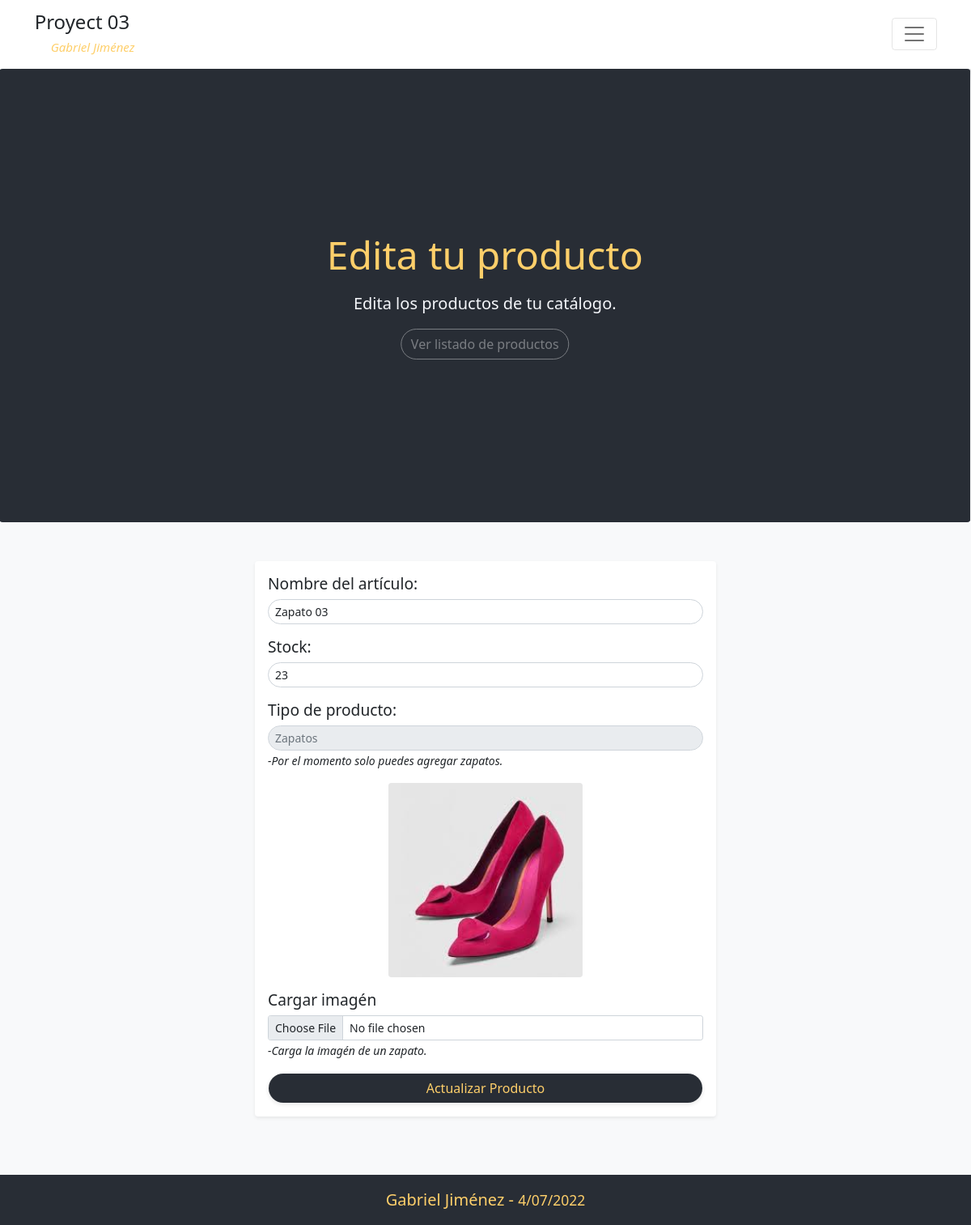
Page /views/product/edit.php?id=15 on the committed database.
### tables this page shows
CREATE TABLE `productos` (
  `ID` int(11) NOT NULL AUTO_INCREMENT,
  `NAME` varchar(30) DEFAULT NULL,
  `STOCK` int(11) DEFAULT NULL,
  `IMAGE` varchar(100) DEFAULT NULL,
  `TIPO` varchar(255) DEFAULT NULL,
  PRIMARY KEY (`ID`)
);

### controller/product.controller.php (called while the page is built, shortened)
<?php declare(strict_types=1);
    $path = dirname(__DIR__);
    include_once("$path/database/database.manager.php");
    include_once("$path/functions/product.convert.php");
    class ProductController{
        private DataBaseManager $db;
        private ProductModelManager $product;
        public function __construct(){
            $this->db = new DataBaseManager();
            $this->product = new ProductModelManager();
        }
        public function getProduct( int $id_product){
            $sql = "SELECT * FROM productos WHERE id = $id_product";
            $data = $this->db->run()->query($sql)->fetch_assoc();
            $get_product = $this->product->ToObject($data, $data['IMAGE']);
            return $get_product;
        }
    }
?>

### database/database.manager.php (called while the page is built)
<?php declare(strict_types=1);
    class DataBaseManager{
        private string $serverName =   "localhost";
        private string $dataBase =     'practica';
        private string $username=          "root";
        private string $password=              "";
        private int $port =                  3306;
        private mysqli $connection;
        public function __construct(){
            $this->connection = new mysqli(
                $this->serverName,
                $this->username,
                $this->password,
                $this->dataBase,
                $this->port
            ) or die ('<div class="p-3 bg-danger text-white">Fail to connect.</div>');
        }
        public function run() : mysqli {
            return $this->connection;
        }
    }
?>

### functions/product.convert.php (called while the page is built, shortened)
<?php declare(strict_types=1);
    $path = dirname(__DIR__);
    include_once("$path/model/product.model.php");
    class ProductModelManager{
        public function ToObject( array $data, string $image_name='' ) : Product  {
            $tipo = "zapato";
            $arr = array_change_key_case($data, CASE_LOWER);
            $add = (object) $arr;
            $this->product = new Product(
                (string) $add->name,
                (int) $add->stock,
                (string) $image_name,
                (string) $tipo,
                (int) $add->id
            );
            return $this->product;
        }
    }
?>

### model/product.model.php (called while the page is built, shortened)
<?php declare(strict_types=1);
    class Product {
        public function __construct(string $_name, int $_stock, string $_image, string $_tipo, int $_id = 0){
            $this->name = $_name;
            $this->stock = $_stock;
            $this->image = $_image;
        }
    }
?>

### views/product/edit.php (the view, shortened to what this page needs)
<?php declare(strict_types=1);
    $path = $_SERVER['DOCUMENT_ROOT']."/Proyect_03";
    include_once("$path/views/layout.php");
    include_once("$path/controller/product.controller.php");
    $url = $_SERVER['REQUEST_URI'];
    $url_components = parse_url($url);
    parse_str($url_components['query'], $params);
    $controller = new ProductController();
    $product = $controller->getProduct((int)$params['id']);
?>
    <main class="h-full bg-light pb-4">
        <div class="page-title h-min-70vh mb-5 text-yellow bg-dark-prestige d-flex align-items-center justify-content-center">
            <div class="text-center">
                <h5 class="display-5 mb-3">Edita tu producto</h5>
                <p class="lead text-whiter">Edita los productos de tu catálogo.</p>
                <a href="./home.php" class="btn btn-outline-light rounded-pill link">
                    Ver listado de productos
                </a>
            </div>
        </div>
        <div class="container p-md-0 h-min-70vh mb-5">
            <div class="col-12 col-md-6 mx-auto p-3 rounded shadow-sm  bg-white">
                <form id="form_image" action="<?php print_r("$path_r/controller/product.controller.php?")?>"
                      method="POST" enctype="multipart/form-data">
                    <fieldset class="mb-3">
                        <label class="mb-2  text-product" for="stock">Nombre del artículo:</label>
                        <input class="form-control form-control-sm rounded-pill" maxlength="27" required
                                type="text" name="name" id="stock" placeholder="Nombre del producto"
                                value='<?php echo $product->name ?>' />
                    </fieldset>
                    <fieldset class="mb-3">
                        <label class="mb-2  text-product" for="stock">Stock:</label>
                        <input class="form-control form-control-sm rounded-pill"  required
                                type="number" name="stock" id="stock" placeholder="Stock del producto"
                                value='<?php echo $product->stock ?>'/>
                    </fieldset>
                    <fieldset class="mb-3">
                        <label class="mb-2  text-product" for="tipo">Tipo de producto:</label>
                        <input class="form-control form-control-sm rounded-pill text-muted" disabled
                                type="text" name="tipo" id="tipo" value="Zapatos" />
                        <small class="italic ">-Por el momento solo puedes agregar zapatos.</small>
                    </fieldset>
                    <fieldset class="mb-3">
                        <div id="img_container" class="imgBox mx-auto rounded  bg-light mb-3 d-flex">
                            <img class="image rounded d-none" id="show_img" data='<?php echo $product->image ?>'
                                 src='<?php echo("$path_r/files/$product->image") ?>' alt="image">
                        </div>
                        <label class="form-label text-product" for="image" >Cargar imagén</label>
                        <input class="form-control form-control-sm" name="image" id="image" type="file" >
                        <small class="italic ">-Carga la imagén de un zapato.</small>
                    </fieldset>
                    <button name="submit" value="updateProduct" class="form-control rounded-pill btn bg-dark-prestige text-yellow shadow-sm" type="submit">
                         Actualizar Producto
                    </button>
                </form>
            </div>
        </div>
    </main>
<?php
  include_once("$path/views/footer.php");
?>

### index.css (style rules this page uses)
:root { --purple:#A626D3; --white: #faf0e6; --whiter:#F5F7FB; --slider-text:white; --blue-royal:#293264; --blue-crown:#4D5B9E; --blue:#194a8d; --yellow-blob:#FFFAD1; --blue-blob:#DEEBF8; --yellow:#fecf6a; --red-wine:#df1c44; --dark-prestige:#282D35; --dark-night:#23252C; --darker:#1A1B21; --darker-dark:#161619; --dark-react:#21222A; --dark-black-night: #2B283A; --dark-gradient:linear-gradient(90deg, #212529 1.18%, #495057 100%); }
html { scroll-behavior: smooth !important; overflow-x:hidden; }
.bg-dark-prestige { background-color:var(--dark-prestige); }
.text-whiter { color:var(--whiter) !important; }
.text-yellow { color: var(--yellow) !important; }
.h-full { min-height:100vh; }
.h-min-70vh { min-height:70vh; }
.italic { font-style:italic !important; }
.display-5 { font-size: calc(1.425rem + 2.1vw); font-weight: 300; line-height: 1.2; }
.lead { font-size: clamp(1rem, 2vw, 1.25rem); font-weight: 300; }
.text-product { font-weight: 380 !important; line-height: 1.2 !important; font-size:1.2em !important; }
.image { height:100%; width:100%; }
.imgBox { height:30vh !important; width:20vw !important; }

### rows in the picture
productos: name "Zapato 03", stock "23", IMAGE (picture)
